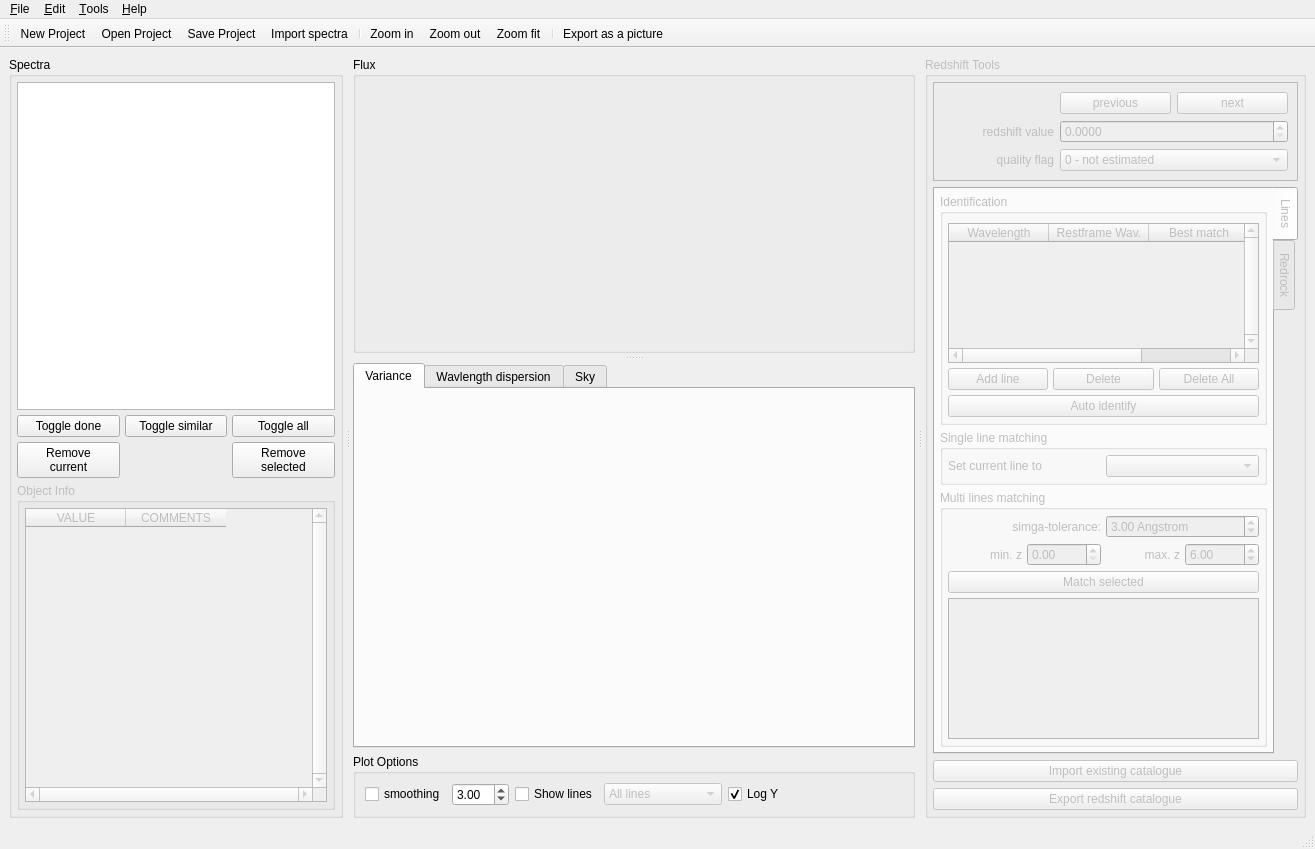
<?xml version="1.0" encoding="UTF-8"?>
<ui version="4.0">
 <class>MainWindow</class>
 <widget class="QMainWindow" name="MainWindow">
  <property name="geometry">
   <rect>
    <x>0</x>
    <y>0</y>
    <width>1315</width>
    <height>849</height>
   </rect>
  </property>
  <property name="sizePolicy">
   <sizepolicy hsizetype="Minimum" vsizetype="Preferred">
    <horstretch>0</horstretch>
    <verstretch>0</verstretch>
   </sizepolicy>
  </property>
  <property name="minimumSize">
   <size>
    <width>100</width>
    <height>100</height>
   </size>
  </property>
  <property name="windowTitle">
   <string>MainWindow</string>
  </property>
  <widget class="QWidget" name="central_widget">
   <layout class="QHBoxLayout" name="horizontalLayout">
    <item>
     <widget class="QSplitter" name="splitter_main">
      <property name="sizePolicy">
       <sizepolicy hsizetype="Expanding" vsizetype="Expanding">
        <horstretch>0</horstretch>
        <verstretch>0</verstretch>
       </sizepolicy>
      </property>
      <property name="frameShape">
       <enum>QFrame::NoFrame</enum>
      </property>
      <property name="frameShadow">
       <enum>QFrame::Plain</enum>
      </property>
      <property name="orientation">
       <enum>Qt::Horizontal</enum>
      </property>
      <property name="handleWidth">
       <number>10</number>
      </property>
      <widget class="QGroupBox" name="spec_group_box">
       <property name="sizePolicy">
        <sizepolicy hsizetype="MinimumExpanding" vsizetype="Expanding">
         <horstretch>0</horstretch>
         <verstretch>0</verstretch>
        </sizepolicy>
       </property>
       <property name="minimumSize">
        <size>
         <width>300</width>
         <height>0</height>
        </size>
       </property>
       <property name="autoFillBackground">
        <bool>false</bool>
       </property>
       <property name="title">
        <string>Spectra</string>
       </property>
       <property name="checkable">
        <bool>false</bool>
       </property>
       <layout class="QVBoxLayout" name="verticalLayout">
        <property name="spacing">
         <number>5</number>
        </property>
        <property name="leftMargin">
         <number>5</number>
        </property>
        <property name="topMargin">
         <number>5</number>
        </property>
        <property name="rightMargin">
         <number>5</number>
        </property>
        <property name="bottomMargin">
         <number>5</number>
        </property>
        <item>
         <widget class="QListWidget" name="spec_list_widget">
          <property name="sizePolicy">
           <sizepolicy hsizetype="Minimum" vsizetype="Expanding">
            <horstretch>0</horstretch>
            <verstretch>0</verstretch>
           </sizepolicy>
          </property>
         </widget>
        </item>
        <item>
         <layout class="QGridLayout" name="grid_layout">
          <item row="1" column="0">
           <widget class="QPushButton" name="remove_spec_button">
            <property name="text">
             <string>Remove
current</string>
            </property>
           </widget>
          </item>
          <item row="0" column="2">
           <widget class="QPushButton" name="toggle_all_button">
            <property name="text">
             <string>Toggle all</string>
            </property>
           </widget>
          </item>
          <item row="0" column="1">
           <widget class="QPushButton" name="toggle_similar_button">
            <property name="text">
             <string>Toggle similar</string>
            </property>
           </widget>
          </item>
          <item row="0" column="0">
           <widget class="QPushButton" name="toggle_done_button">
            <property name="text">
             <string>Toggle done</string>
            </property>
           </widget>
          </item>
          <item row="1" column="2">
           <widget class="QPushButton" name="remove_selected_button">
            <property name="text">
             <string>Remove
selected</string>
            </property>
           </widget>
          </item>
         </layout>
        </item>
        <item>
         <widget class="QGroupBox" name="info_group_box">
          <property name="enabled">
           <bool>false</bool>
          </property>
          <property name="sizePolicy">
           <sizepolicy hsizetype="Preferred" vsizetype="MinimumExpanding">
            <horstretch>0</horstretch>
            <verstretch>0</verstretch>
           </sizepolicy>
          </property>
          <property name="title">
           <string>Object Info</string>
          </property>
          <layout class="QVBoxLayout" name="verticalLayout_3">
           <property name="spacing">
            <number>5</number>
           </property>
           <property name="leftMargin">
            <number>5</number>
           </property>
           <property name="topMargin">
            <number>5</number>
           </property>
           <property name="rightMargin">
            <number>5</number>
           </property>
           <property name="bottomMargin">
            <number>5</number>
           </property>
           <item>
            <widget class="QTableWidget" name="obj_prop_table_widget">
             <property name="sizePolicy">
              <sizepolicy hsizetype="Minimum" vsizetype="Expanding">
               <horstretch>0</horstretch>
               <verstretch>0</verstretch>
              </sizepolicy>
             </property>
             <property name="verticalScrollBarPolicy">
              <enum>Qt::ScrollBarAlwaysOn</enum>
             </property>
             <property name="horizontalScrollBarPolicy">
              <enum>Qt::ScrollBarAlwaysOn</enum>
             </property>
             <property name="sizeAdjustPolicy">
              <enum>QAbstractScrollArea::AdjustIgnored</enum>
             </property>
             <property name="editTriggers">
              <set>QAbstractItemView::AnyKeyPressed|QAbstractItemView::EditKeyPressed</set>
             </property>
             <property name="alternatingRowColors">
              <bool>true</bool>
             </property>
             <property name="verticalScrollMode">
              <enum>QAbstractItemView::ScrollPerItem</enum>
             </property>
             <property name="horizontalScrollMode">
              <enum>QAbstractItemView::ScrollPerPixel</enum>
             </property>
             <attribute name="horizontalHeaderCascadingSectionResizes">
              <bool>true</bool>
             </attribute>
             <column>
              <property name="text">
               <string>VALUE</string>
              </property>
              <property name="font">
               <font>
                <bold>false</bold>
               </font>
              </property>
             </column>
             <column>
              <property name="text">
               <string>COMMENTS</string>
              </property>
             </column>
            </widget>
           </item>
          </layout>
         </widget>
        </item>
       </layout>
      </widget>
      <widget class="QWidget" name="layoutWidget">
       <layout class="QVBoxLayout" name="vertical_layout_2" stretch="0,0">
        <item>
         <widget class="QSplitter" name="splitter_plots">
          <property name="sizePolicy">
           <sizepolicy hsizetype="Expanding" vsizetype="Expanding">
            <horstretch>0</horstretch>
            <verstretch>0</verstretch>
           </sizepolicy>
          </property>
          <property name="frameShape">
           <enum>QFrame::NoFrame</enum>
          </property>
          <property name="frameShadow">
           <enum>QFrame::Plain</enum>
          </property>
          <property name="orientation">
           <enum>Qt::Vertical</enum>
          </property>
          <property name="handleWidth">
           <number>10</number>
          </property>
          <widget class="QGroupBox" name="flux_group_box">
           <property name="sizePolicy">
            <sizepolicy hsizetype="Expanding" vsizetype="Expanding">
             <horstretch>0</horstretch>
             <verstretch>0</verstretch>
            </sizepolicy>
           </property>
           <property name="title">
            <string>Flux</string>
           </property>
           <property name="flat">
            <bool>false</bool>
           </property>
           <layout class="QGridLayout" name="fluxGroupBoxGridLayout">
            <property name="leftMargin">
             <number>0</number>
            </property>
            <property name="topMargin">
             <number>0</number>
            </property>
            <property name="rightMargin">
             <number>0</number>
            </property>
            <property name="bottomMargin">
             <number>0</number>
            </property>
            <property name="spacing">
             <number>0</number>
            </property>
            <item row="0" column="0">
             <widget class="QWidget" name="flux_container_widget" native="true">
              <property name="sizePolicy">
               <sizepolicy hsizetype="Expanding" vsizetype="Expanding">
                <horstretch>0</horstretch>
                <verstretch>0</verstretch>
               </sizepolicy>
              </property>
              <layout class="QHBoxLayout" name="flux_widget_layout">
               <property name="spacing">
                <number>0</number>
               </property>
               <property name="leftMargin">
                <number>0</number>
               </property>
               <property name="topMargin">
                <number>0</number>
               </property>
               <property name="rightMargin">
                <number>0</number>
               </property>
               <property name="bottomMargin">
                <number>0</number>
               </property>
              </layout>
             </widget>
            </item>
           </layout>
          </widget>
          <widget class="QTabWidget" name="other_charts_tab_widget">
           <property name="sizePolicy">
            <sizepolicy hsizetype="Expanding" vsizetype="Expanding">
             <horstretch>0</horstretch>
             <verstretch>0</verstretch>
            </sizepolicy>
           </property>
           <property name="minimumSize">
            <size>
             <width>0</width>
             <height>100</height>
            </size>
           </property>
           <property name="currentIndex">
            <number>0</number>
           </property>
           <widget class="QWidget" name="container_tab_var">
            <attribute name="title">
             <string>Variance</string>
            </attribute>
            <layout class="QGridLayout" name="var_widget_layout">
             <property name="leftMargin">
              <number>0</number>
             </property>
             <property name="topMargin">
              <number>0</number>
             </property>
             <property name="rightMargin">
              <number>0</number>
             </property>
             <property name="bottomMargin">
              <number>0</number>
             </property>
             <property name="spacing">
              <number>0</number>
             </property>
            </layout>
           </widget>
           <widget class="QWidget" name="container_tab_wd">
            <attribute name="title">
             <string>Wavlength dispersion</string>
            </attribute>
            <layout class="QGridLayout" name="wdisp_widget_layout">
             <property name="leftMargin">
              <number>0</number>
             </property>
             <property name="topMargin">
              <number>0</number>
             </property>
             <property name="rightMargin">
              <number>0</number>
             </property>
             <property name="bottomMargin">
              <number>0</number>
             </property>
             <property name="spacing">
              <number>0</number>
             </property>
            </layout>
           </widget>
           <widget class="QWidget" name="container_tab_sky">
            <attribute name="title">
             <string>Sky</string>
            </attribute>
            <layout class="QGridLayout" name="sky_widget_layout">
             <property name="leftMargin">
              <number>0</number>
             </property>
             <property name="topMargin">
              <number>0</number>
             </property>
             <property name="rightMargin">
              <number>0</number>
             </property>
             <property name="bottomMargin">
              <number>0</number>
             </property>
             <property name="spacing">
              <number>0</number>
             </property>
            </layout>
           </widget>
          </widget>
         </widget>
        </item>
        <item>
         <widget class="QGroupBox" name="plot_group_box">
          <property name="enabled">
           <bool>true</bool>
          </property>
          <property name="sizePolicy">
           <sizepolicy hsizetype="Expanding" vsizetype="Preferred">
            <horstretch>0</horstretch>
            <verstretch>0</verstretch>
           </sizepolicy>
          </property>
          <property name="title">
           <string>Plot Options</string>
          </property>
          <layout class="QVBoxLayout" name="verticalLayout_11">
           <item>
            <layout class="QHBoxLayout" name="horizontal_layout_2">
             <item>
              <widget class="QCheckBox" name="smoothing_check_box">
               <property name="text">
                <string>smoothing</string>
               </property>
              </widget>
             </item>
             <item>
              <widget class="QDoubleSpinBox" name="smoothing_dspinbox">
               <property name="minimum">
                <double>0.000000000000000</double>
               </property>
               <property name="maximum">
                <double>10.000000000000000</double>
               </property>
               <property name="value">
                <double>3.000000000000000</double>
               </property>
              </widget>
             </item>
             <item>
              <widget class="QCheckBox" name="show_lines_check_box">
               <property name="enabled">
                <bool>true</bool>
               </property>
               <property name="text">
                <string>Show lines</string>
               </property>
              </widget>
             </item>
             <item>
              <widget class="QComboBox" name="show_lines_combo_box">
               <property name="enabled">
                <bool>false</bool>
               </property>
               <item>
                <property name="text">
                 <string>All lines</string>
                </property>
               </item>
               <item>
                <property name="text">
                 <string>Emission lines</string>
                </property>
               </item>
               <item>
                <property name="text">
                 <string>Absorption lines</string>
                </property>
               </item>
              </widget>
             </item>
             <item>
              <widget class="QCheckBox" name="log_y_check_box">
               <property name="text">
                <string>Log Y</string>
               </property>
               <property name="checked">
                <bool>true</bool>
               </property>
              </widget>
             </item>
             <item>
              <spacer name="horizontal_spacer_2">
               <property name="orientation">
                <enum>Qt::Horizontal</enum>
               </property>
               <property name="sizeHint" stdset="0">
                <size>
                 <width>40</width>
                 <height>20</height>
                </size>
               </property>
              </spacer>
             </item>
            </layout>
           </item>
          </layout>
         </widget>
        </item>
       </layout>
      </widget>
      <widget class="QGroupBox" name="red_group_box">
       <property name="enabled">
        <bool>false</bool>
       </property>
       <property name="sizePolicy">
        <sizepolicy hsizetype="Minimum" vsizetype="MinimumExpanding">
         <horstretch>0</horstretch>
         <verstretch>0</verstretch>
        </sizepolicy>
       </property>
       <property name="minimumSize">
        <size>
         <width>300</width>
         <height>0</height>
        </size>
       </property>
       <property name="title">
        <string>Redshift Tools</string>
       </property>
       <layout class="QVBoxLayout" name="verticalLayout_4">
        <property name="leftMargin">
         <number>5</number>
        </property>
        <property name="topMargin">
         <number>5</number>
        </property>
        <property name="rightMargin">
         <number>5</number>
        </property>
        <property name="bottomMargin">
         <number>5</number>
        </property>
        <item>
         <widget class="QFrame" name="frame">
          <property name="sizePolicy">
           <sizepolicy hsizetype="Minimum" vsizetype="Minimum">
            <horstretch>0</horstretch>
            <verstretch>0</verstretch>
           </sizepolicy>
          </property>
          <property name="frameShape">
           <enum>QFrame::StyledPanel</enum>
          </property>
          <layout class="QGridLayout" name="gridLayout" columnstretch="0,0,0">
           <item row="2" column="0">
            <widget class="QLabel" name="label_4">
             <property name="sizePolicy">
              <sizepolicy hsizetype="Minimum" vsizetype="Minimum">
               <horstretch>0</horstretch>
               <verstretch>0</verstretch>
              </sizepolicy>
             </property>
             <property name="text">
              <string>quality flag</string>
             </property>
             <property name="alignment">
              <set>Qt::AlignRight|Qt::AlignTrailing|Qt::AlignVCenter</set>
             </property>
            </widget>
           </item>
           <item row="1" column="0">
            <widget class="QLabel" name="label">
             <property name="sizePolicy">
              <sizepolicy hsizetype="Minimum" vsizetype="Minimum">
               <horstretch>0</horstretch>
               <verstretch>0</verstretch>
              </sizepolicy>
             </property>
             <property name="text">
              <string>redshift value</string>
             </property>
             <property name="alignment">
              <set>Qt::AlignRight|Qt::AlignTrailing|Qt::AlignVCenter</set>
             </property>
            </widget>
           </item>
           <item row="0" column="2">
            <widget class="QPushButton" name="next_spec_button">
             <property name="text">
              <string>next</string>
             </property>
            </widget>
           </item>
           <item row="0" column="1">
            <widget class="QPushButton" name="previous_spec_button">
             <property name="text">
              <string>previous</string>
             </property>
            </widget>
           </item>
           <item row="1" column="1" colspan="2">
            <widget class="QDoubleSpinBox" name="z_dspinbox">
             <property name="decimals">
              <number>4</number>
             </property>
             <property name="singleStep">
              <double>0.001000000000000</double>
             </property>
             <property name="stepType">
              <enum>QAbstractSpinBox::DefaultStepType</enum>
             </property>
            </widget>
           </item>
           <item row="2" column="1" colspan="2">
            <widget class="QComboBox" name="qflag_combo_box">
             <property name="sizePolicy">
              <sizepolicy hsizetype="Minimum" vsizetype="Minimum">
               <horstretch>0</horstretch>
               <verstretch>0</verstretch>
              </sizepolicy>
             </property>
             <item>
              <property name="text">
               <string>0 - not estimated</string>
              </property>
             </item>
             <item>
              <property name="text">
               <string>1 - unreliable</string>
              </property>
             </item>
             <item>
              <property name="text">
               <string>2 - likely</string>
              </property>
             </item>
             <item>
              <property name="text">
               <string>3 - secure</string>
              </property>
             </item>
             <item>
              <property name="text">
               <string>9 - from one line</string>
              </property>
             </item>
            </widget>
           </item>
          </layout>
         </widget>
        </item>
        <item>
         <widget class="QTabWidget" name="tab_widget">
          <property name="sizePolicy">
           <sizepolicy hsizetype="Minimum" vsizetype="Expanding">
            <horstretch>0</horstretch>
            <verstretch>0</verstretch>
           </sizepolicy>
          </property>
          <property name="tabPosition">
           <enum>QTabWidget::East</enum>
          </property>
          <property name="tabShape">
           <enum>QTabWidget::Rounded</enum>
          </property>
          <property name="currentIndex">
           <number>0</number>
          </property>
          <widget class="QWidget" name="tab_lines">
           <attribute name="title">
            <string>Lines</string>
           </attribute>
           <layout class="QVBoxLayout" name="verticalLayout_5">
            <property name="spacing">
             <number>5</number>
            </property>
            <property name="leftMargin">
             <number>5</number>
            </property>
            <property name="topMargin">
             <number>5</number>
            </property>
            <property name="rightMargin">
             <number>5</number>
            </property>
            <property name="bottomMargin">
             <number>5</number>
            </property>
            <item>
             <widget class="QGroupBox" name="group_box_4">
              <property name="sizePolicy">
               <sizepolicy hsizetype="Minimum" vsizetype="Preferred">
                <horstretch>0</horstretch>
                <verstretch>0</verstretch>
               </sizepolicy>
              </property>
              <property name="title">
               <string>Identification</string>
              </property>
              <layout class="QVBoxLayout" name="verticalLayout_6">
               <property name="spacing">
                <number>5</number>
               </property>
               <property name="leftMargin">
                <number>5</number>
               </property>
               <property name="rightMargin">
                <number>5</number>
               </property>
               <property name="bottomMargin">
                <number>5</number>
               </property>
               <item>
                <widget class="QTableWidget" name="lines_table_widget">
                 <property name="sizePolicy">
                  <sizepolicy hsizetype="Minimum" vsizetype="Expanding">
                   <horstretch>0</horstretch>
                   <verstretch>0</verstretch>
                  </sizepolicy>
                 </property>
                 <property name="verticalScrollBarPolicy">
                  <enum>Qt::ScrollBarAlwaysOn</enum>
                 </property>
                 <property name="columnCount">
                  <number>3</number>
                 </property>
                 <column>
                  <property name="text">
                   <string>Wavelength</string>
                  </property>
                 </column>
                 <column>
                  <property name="text">
                   <string>Restframe Wav.</string>
                  </property>
                 </column>
                 <column>
                  <property name="text">
                   <string>Best match</string>
                  </property>
                 </column>
                </widget>
               </item>
               <item>
                <layout class="QGridLayout" name="grid_layout_2">
                 <item row="0" column="1">
                  <widget class="QPushButton" name="delete_line_button">
                   <property name="text">
                    <string>Delete</string>
                   </property>
                  </widget>
                 </item>
                 <item row="0" column="0">
                  <widget class="QPushButton" name="add_line_button">
                   <property name="text">
                    <string>Add line</string>
                   </property>
                  </widget>
                 </item>
                 <item row="0" column="2">
                  <widget class="QPushButton" name="delete_lines_button">
                   <property name="text">
                    <string>Delete All</string>
                   </property>
                  </widget>
                 </item>
                </layout>
               </item>
               <item>
                <widget class="QPushButton" name="lines_auto_button">
                 <property name="text">
                  <string>Auto identify</string>
                 </property>
                </widget>
               </item>
              </layout>
             </widget>
            </item>
            <item>
             <widget class="QGroupBox" name="group_box">
              <property name="title">
               <string>Single line matching</string>
              </property>
              <layout class="QGridLayout" name="gridLayout_2">
               <property name="leftMargin">
                <number>5</number>
               </property>
               <property name="topMargin">
                <number>5</number>
               </property>
               <property name="rightMargin">
                <number>5</number>
               </property>
               <property name="bottomMargin">
                <number>5</number>
               </property>
               <property name="horizontalSpacing">
                <number>5</number>
               </property>
               <item row="0" column="1">
                <widget class="QComboBox" name="single_line_combo_box"/>
               </item>
               <item row="0" column="0">
                <widget class="QLabel" name="label_6">
                 <property name="text">
                  <string>Set current line to</string>
                 </property>
                </widget>
               </item>
              </layout>
             </widget>
            </item>
            <item>
             <widget class="QGroupBox" name="group_box_7">
              <property name="title">
               <string>Multi lines matching</string>
              </property>
              <layout class="QVBoxLayout" name="verticalLayout_12">
               <property name="spacing">
                <number>5</number>
               </property>
               <property name="leftMargin">
                <number>5</number>
               </property>
               <property name="topMargin">
                <number>5</number>
               </property>
               <property name="rightMargin">
                <number>5</number>
               </property>
               <property name="bottomMargin">
                <number>5</number>
               </property>
               <item>
                <layout class="QHBoxLayout" name="horizontal_layout_5">
                 <item>
                  <widget class="QLabel" name="label_3">
                   <property name="text">
                    <string>simga-tolerance:</string>
                   </property>
                   <property name="alignment">
                    <set>Qt::AlignRight|Qt::AlignTrailing|Qt::AlignVCenter</set>
                   </property>
                  </widget>
                 </item>
                 <item>
                  <widget class="QDoubleSpinBox" name="lines_tol_dspinbox">
                   <property name="suffix">
                    <string> Angstrom</string>
                   </property>
                   <property name="minimum">
                    <double>0.100000000000000</double>
                   </property>
                   <property name="maximum">
                    <double>99.000000000000000</double>
                   </property>
                   <property name="singleStep">
                    <double>0.100000000000000</double>
                   </property>
                   <property name="value">
                    <double>3.000000000000000</double>
                   </property>
                  </widget>
                 </item>
                </layout>
               </item>
               <item>
                <layout class="QHBoxLayout" name="horizontal_layout_7">
                 <item>
                  <widget class="QLabel" name="label_5">
                   <property name="text">
                    <string>min. z</string>
                   </property>
                   <property name="alignment">
                    <set>Qt::AlignRight|Qt::AlignTrailing|Qt::AlignVCenter</set>
                   </property>
                  </widget>
                 </item>
                 <item>
                  <widget class="QDoubleSpinBox" name="z_min_dspinbox">
                   <property name="maximum">
                    <double>999.000000000000000</double>
                   </property>
                   <property name="singleStep">
                    <double>0.001000000000000</double>
                   </property>
                  </widget>
                 </item>
                 <item>
                  <widget class="QLabel" name="label_2">
                   <property name="text">
                    <string>max. z</string>
                   </property>
                   <property name="alignment">
                    <set>Qt::AlignRight|Qt::AlignTrailing|Qt::AlignVCenter</set>
                   </property>
                  </widget>
                 </item>
                 <item>
                  <widget class="QDoubleSpinBox" name="z_max_dspinbox">
                   <property name="value">
                    <double>6.000000000000000</double>
                   </property>
                  </widget>
                 </item>
                </layout>
               </item>
               <item>
                <widget class="QPushButton" name="match_lines_button">
                 <property name="text">
                  <string>Match selected</string>
                 </property>
                </widget>
               </item>
               <item>
                <widget class="QListWidget" name="lines_match_list_widget"/>
               </item>
              </layout>
             </widget>
            </item>
           </layout>
          </widget>
          <widget class="QWidget" name="tab_rr">
           <attribute name="title">
            <string>Redrock</string>
           </attribute>
           <layout class="QVBoxLayout" name="verticalLayout_7">
            <property name="spacing">
             <number>5</number>
            </property>
            <property name="leftMargin">
             <number>5</number>
            </property>
            <property name="topMargin">
             <number>5</number>
            </property>
            <property name="rightMargin">
             <number>5</number>
            </property>
            <property name="bottomMargin">
             <number>5</number>
            </property>
            <item>
             <widget class="QGroupBox" name="group_box_5">
              <property name="title">
               <string>Options</string>
              </property>
              <layout class="QVBoxLayout" name="verticalLayout_8">
               <property name="spacing">
                <number>5</number>
               </property>
               <property name="leftMargin">
                <number>5</number>
               </property>
               <property name="topMargin">
                <number>5</number>
               </property>
               <property name="rightMargin">
                <number>5</number>
               </property>
               <property name="bottomMargin">
                <number>5</number>
               </property>
               <item>
                <widget class="QRadioButton" name="redrock_all_radio">
                 <property name="text">
                  <string>for all ob&amp;jects</string>
                 </property>
                 <property name="checked">
                  <bool>true</bool>
                 </property>
                </widget>
               </item>
               <item>
                <widget class="QRadioButton" name="redrock_selected_radio">
                 <property name="text">
                  <string>for selected objects onl&amp;y</string>
                 </property>
                </widget>
               </item>
               <item>
                <widget class="QRadioButton" name="redrock_current_radio">
                 <property name="text">
                  <string>for c&amp;urrent object only</string>
                 </property>
                 <property name="checked">
                  <bool>false</bool>
                 </property>
                </widget>
               </item>
              </layout>
             </widget>
            </item>
            <item>
             <widget class="QGroupBox" name="group_box_6">
              <property name="title">
               <string>Status</string>
              </property>
              <layout class="QVBoxLayout" name="verticalLayout_9">
               <property name="spacing">
                <number>5</number>
               </property>
               <property name="leftMargin">
                <number>5</number>
               </property>
               <property name="topMargin">
                <number>5</number>
               </property>
               <property name="rightMargin">
                <number>5</number>
               </property>
               <property name="bottomMargin">
                <number>5</number>
               </property>
               <item>
                <widget class="QTextEdit" name="redrock_text_edit">
                 <property name="verticalScrollBarPolicy">
                  <enum>Qt::ScrollBarAlwaysOn</enum>
                 </property>
                 <property name="horizontalScrollBarPolicy">
                  <enum>Qt::ScrollBarAlwaysOn</enum>
                 </property>
                 <property name="undoRedoEnabled">
                  <bool>false</bool>
                 </property>
                 <property name="lineWrapMode">
                  <enum>QTextEdit::NoWrap</enum>
                 </property>
                 <property name="readOnly">
                  <bool>true</bool>
                 </property>
                 <property name="markdown">
                  <string notr="true"/>
                 </property>
                 <property name="html">
                  <string notr="true">&lt;!DOCTYPE HTML PUBLIC &quot;-//W3C//DTD HTML 4.0//EN&quot; &quot;http://www.w3.org/TR/REC-html40/strict.dtd&quot;&gt;
&lt;html&gt;&lt;head&gt;&lt;meta name=&quot;qrichtext&quot; content=&quot;1&quot; /&gt;&lt;meta charset=&quot;utf-8&quot; /&gt;&lt;style type=&quot;text/css&quot;&gt;
p, li { white-space: pre-wrap; }
hr { height: 1px; border-width: 0; }
li.unchecked::marker { content: &quot;\2610&quot;; }
li.checked::marker { content: &quot;\2612&quot;; }
&lt;/style&gt;&lt;/head&gt;&lt;body style=&quot; font-family:'Noto Sans'; font-size:10pt; font-weight:400; font-style:normal;&quot;&gt;
&lt;p style=&quot;-qt-paragraph-type:empty; margin-top:0px; margin-bottom:0px; margin-left:0px; margin-right:0px; -qt-block-indent:0; text-indent:0px;&quot;&gt;&lt;br /&gt;&lt;/p&gt;&lt;/body&gt;&lt;/html&gt;</string>
                 </property>
                 <property name="placeholderText">
                  <string notr="true"/>
                 </property>
                </widget>
               </item>
               <item>
                <widget class="QProgressBar" name="redrock_progress_bar">
                 <property name="value">
                  <number>0</number>
                 </property>
                </widget>
               </item>
              </layout>
             </widget>
            </item>
            <item>
             <widget class="QPushButton" name="redrock_run_button">
              <property name="text">
               <string>Run</string>
              </property>
             </widget>
            </item>
           </layout>
          </widget>
         </widget>
        </item>
        <item>
         <widget class="QPushButton" name="import_zcat_button">
          <property name="text">
           <string>Import existing catalogue</string>
          </property>
         </widget>
        </item>
        <item>
         <widget class="QPushButton" name="export_zcat_button">
          <property name="text">
           <string>Export redshift catalogue</string>
          </property>
         </widget>
        </item>
       </layout>
      </widget>
     </widget>
    </item>
   </layout>
  </widget>
  <widget class="QMenuBar" name="menubar">
   <property name="geometry">
    <rect>
     <x>0</x>
     <y>0</y>
     <width>1315</width>
     <height>23</height>
    </rect>
   </property>
   <widget class="QMenu" name="menuFile">
    <property name="title">
     <string>&amp;File</string>
    </property>
    <addaction name="action_open_project"/>
    <addaction name="action_save_project"/>
    <addaction name="action_save_project_as"/>
    <addaction name="separator"/>
    <addaction name="action_import_spectra"/>
    <addaction name="separator"/>
    <addaction name="action_exit"/>
    <addaction name="separator"/>
   </widget>
   <widget class="QMenu" name="menu_about">
    <property name="title">
     <string>&amp;Help</string>
    </property>
    <addaction name="separator"/>
    <addaction name="action_online_user_manual"/>
    <addaction name="separator"/>
    <addaction name="action_controls_layout"/>
    <addaction name="action_about"/>
   </widget>
   <widget class="QMenu" name="menu_edit">
    <property name="title">
     <string>&amp;Edit</string>
    </property>
    <addaction name="action_settings"/>
   </widget>
   <widget class="QMenu" name="menuExport">
    <property name="title">
     <string>&amp;Tools</string>
    </property>
    <addaction name="action_import_zcat"/>
    <addaction name="action_export_zcat"/>
    <addaction name="separator"/>
    <addaction name="action_export_as_a_picture"/>
   </widget>
   <addaction name="menuFile"/>
   <addaction name="menu_edit"/>
   <addaction name="menuExport"/>
   <addaction name="menu_about"/>
  </widget>
  <widget class="QStatusBar" name="statusbar"/>
  <widget class="QToolBar" name="toolBar">
   <property name="windowTitle">
    <string>toolBar</string>
   </property>
   <property name="toolButtonStyle">
    <enum>Qt::ToolButtonIconOnly</enum>
   </property>
   <attribute name="toolBarArea">
    <enum>TopToolBarArea</enum>
   </attribute>
   <attribute name="toolBarBreak">
    <bool>false</bool>
   </attribute>
   <addaction name="action_new_project"/>
   <addaction name="action_open_project"/>
   <addaction name="action_save_project"/>
   <addaction name="action_import_spectra"/>
   <addaction name="separator"/>
   <addaction name="action_zoom_in"/>
   <addaction name="action_zoom_out"/>
   <addaction name="action_zoom_fit"/>
   <addaction name="separator"/>
   <addaction name="action_export_as_a_picture"/>
  </widget>
  <action name="action_open_project">
   <property name="icon">
    <iconset theme="document-open"/>
   </property>
   <property name="text">
    <string>&amp;Open Project</string>
   </property>
   <property name="toolTip">
    <string>Open Project</string>
   </property>
  </action>
  <action name="action_save_project">
   <property name="icon">
    <iconset theme="document-save"/>
   </property>
   <property name="text">
    <string>&amp;Save Project</string>
   </property>
   <property name="toolTip">
    <string>Save current session to a file</string>
   </property>
  </action>
  <action name="action_import_spectra">
   <property name="icon">
    <iconset theme="list-add"/>
   </property>
   <property name="text">
    <string>&amp;Import spectra</string>
   </property>
  </action>
  <action name="action_exit">
   <property name="icon">
    <iconset theme="application-exit"/>
   </property>
   <property name="text">
    <string>&amp;Exit</string>
   </property>
  </action>
  <action name="action_save_project_as">
   <property name="icon">
    <iconset theme="document-save-as"/>
   </property>
   <property name="text">
    <string>Save &amp;Project As...</string>
   </property>
   <property name="toolTip">
    <string>Save current session to as file ...</string>
   </property>
  </action>
  <action name="action_zoom_in">
   <property name="icon">
    <iconset theme="zoom-in"/>
   </property>
   <property name="text">
    <string>Zoom in</string>
   </property>
   <property name="toolTip">
    <string>Zoom in</string>
   </property>
   <property name="menuRole">
    <enum>QAction::NoRole</enum>
   </property>
  </action>
  <action name="action_zoom_out">
   <property name="icon">
    <iconset theme="zoom-out"/>
   </property>
   <property name="text">
    <string>Zoom out</string>
   </property>
   <property name="toolTip">
    <string>Zoom out</string>
   </property>
   <property name="menuRole">
    <enum>QAction::NoRole</enum>
   </property>
  </action>
  <action name="action_zoom_fit">
   <property name="icon">
    <iconset theme="zoom-original"/>
   </property>
   <property name="text">
    <string>Zoom fit</string>
   </property>
   <property name="toolTip">
    <string>Zoom fit</string>
   </property>
   <property name="menuRole">
    <enum>QAction::NoRole</enum>
   </property>
  </action>
  <action name="action_new_project">
   <property name="icon">
    <iconset theme="document-new"/>
   </property>
   <property name="text">
    <string>New Project</string>
   </property>
   <property name="toolTip">
    <string>Start a new empty project</string>
   </property>
   <property name="menuRole">
    <enum>QAction::NoRole</enum>
   </property>
  </action>
  <action name="action_online_user_manual">
   <property name="icon">
    <iconset theme="help-browser"/>
   </property>
   <property name="text">
    <string>&amp;Online user manual</string>
   </property>
  </action>
  <action name="action_about">
   <property name="icon">
    <iconset theme="dialog-information"/>
   </property>
   <property name="text">
    <string>&amp;About</string>
   </property>
  </action>
  <action name="action_controls_layout">
   <property name="icon">
    <iconset theme="accessories-character-map"/>
   </property>
   <property name="text">
    <string>&amp;Controls layout</string>
   </property>
  </action>
  <action name="action_settings">
   <property name="icon">
    <iconset theme="preferences-other"/>
   </property>
   <property name="text">
    <string>&amp;Settings</string>
   </property>
  </action>
  <action name="action_import_zcat">
   <property name="text">
    <string>Import spectroscopi &amp;catalogue</string>
   </property>
  </action>
  <action name="action_export_zcat">
   <property name="text">
    <string>E&amp;xport spectroscopic catalogue</string>
   </property>
  </action>
  <action name="action_export_as_a_picture">
   <property name="icon">
    <iconset theme="image-x-generic"/>
   </property>
   <property name="text">
    <string>&amp;Export as a picture</string>
   </property>
  </action>
 </widget>
 <resources/>
 <connections>
  <connection>
   <sender>show_lines_check_box</sender>
   <signal>toggled(bool)</signal>
   <receiver>show_lines_combo_box</receiver>
   <slot>setEnabled(bool)</slot>
   <hints>
    <hint type="sourcelabel">
     <x>553</x>
     <y>672</y>
    </hint>
    <hint type="destinationlabel">
     <x>594</x>
     <y>672</y>
    </hint>
   </hints>
  </connection>
 </connections>
</ui>
